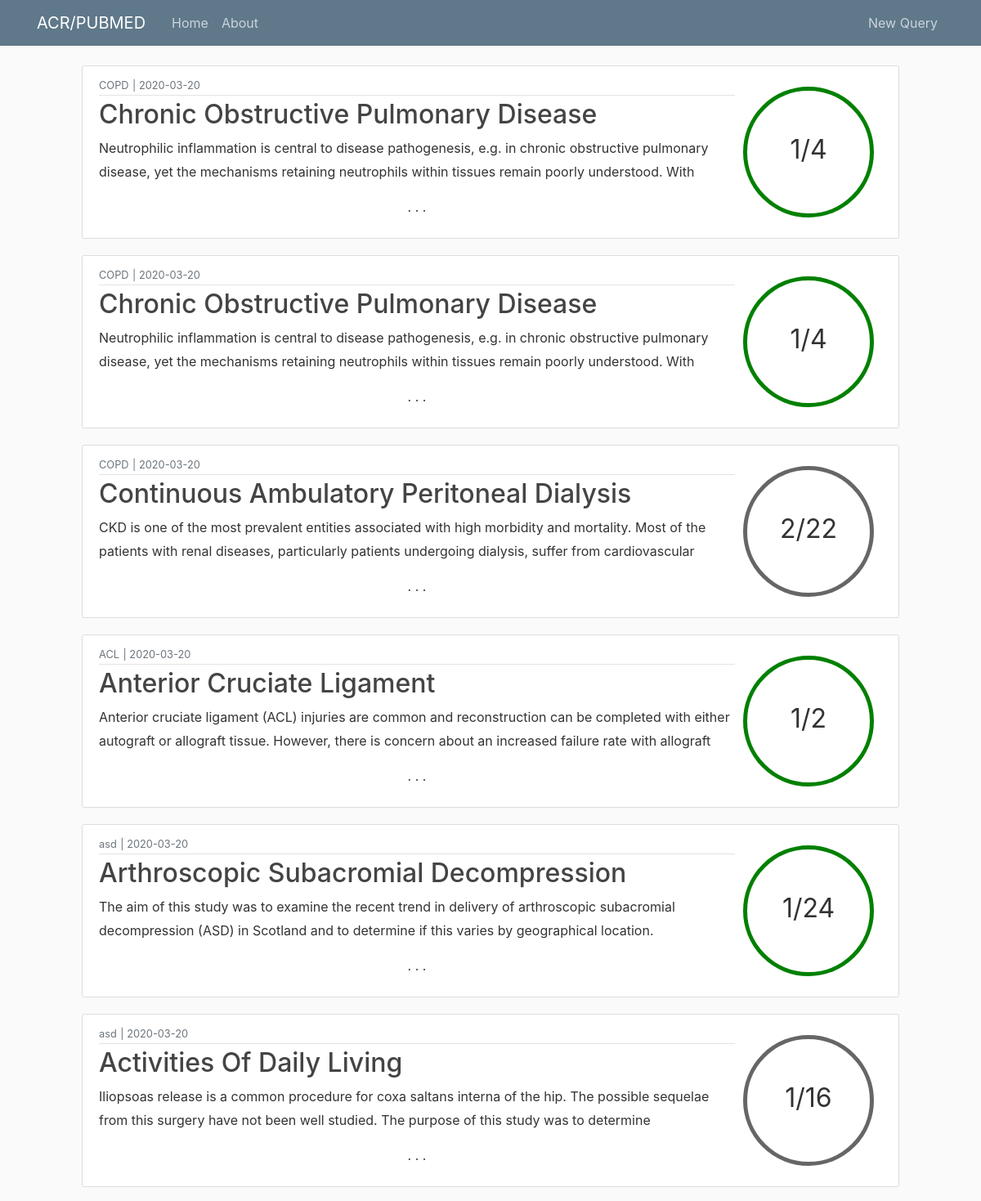
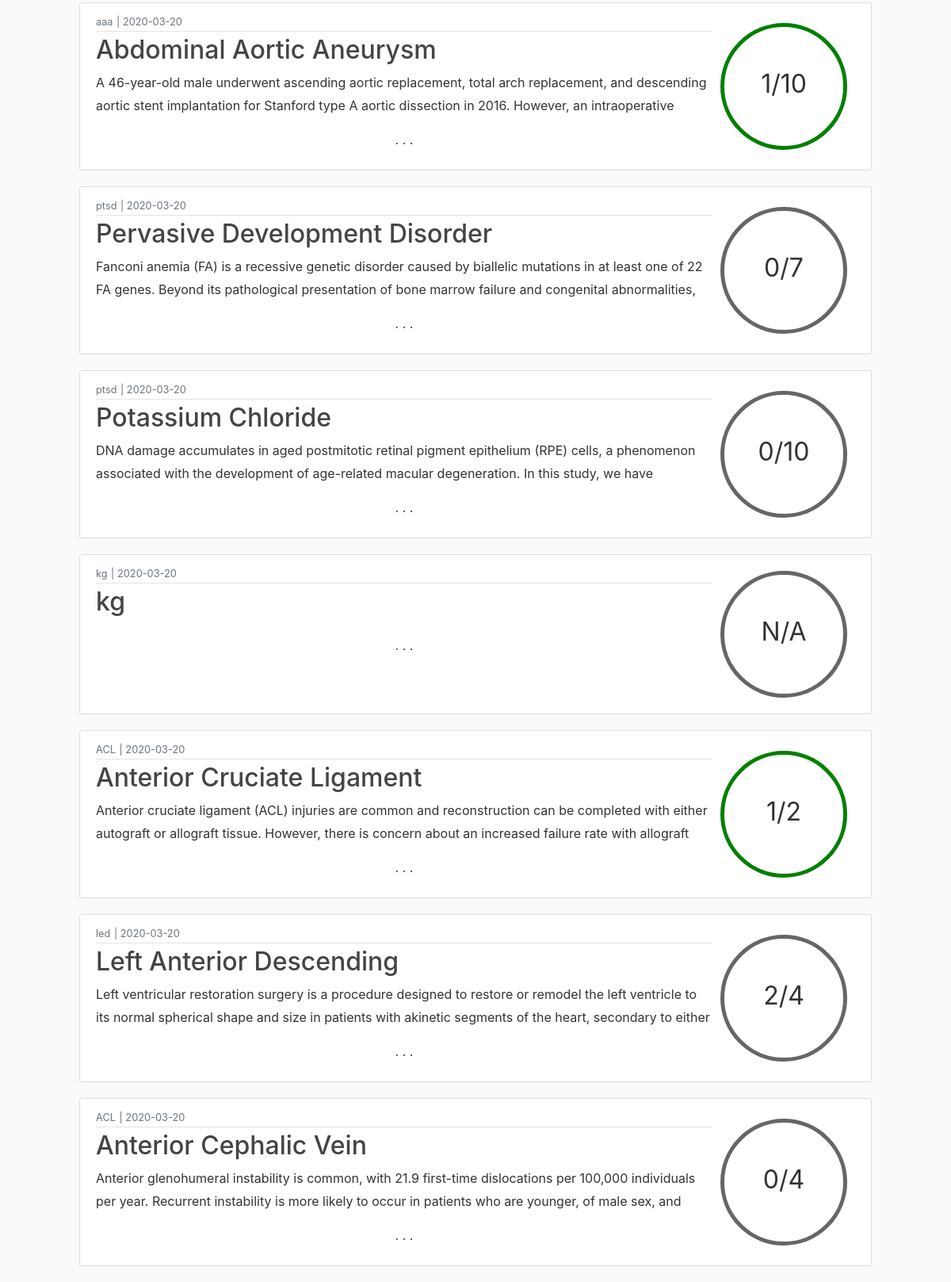
The page /home on the database its author committed (2 pictures, top to bottom).
### flaskblog/models.py (models this page shows, shortened)
class QueryT(db.Model):
    id = db.Column(db.Integer, primary_key=True)
    term = db.Column(db.String(100), nullable=False)
    origterm = db.Column(db.String(100), nullable=False)
    date_posted = db.Column(db.DateTime, nullable=False, default=datetime.utcnow)
    content = db.Column(db.Text, nullable=False)
    percentmatch = db.Column(db.String(3), nullable=False)
    origtermpresent = db.Column(db.Boolean, nullable=False)
    acrmatches = db.Column(db.Text)
    lfmatches = db.Column(db.Text)

### flaskblog/main/routes.py (the view)
@main.route("/")
@main.route("/home")
def home():
    db.create_all()
    queriest = QueryT.query.all()
    queriest = queriest[::-1]
    return render_template('home.html', queriest=queriest)

### flaskblog/templates/home.html (shortened to what this page needs)
{% extends "layout.html" %}
{% block content %}
    <main role="main" class="container col-md-10">
      <div class="row">
    {% for queryt in queriest %}
        <article class="media content-section col-md-12">
            <div class="media-body">
                <div class="article-metadata">
                    <small class="text-muted">{{ queryt.origterm }}</small>
                    <small class="text-muted"> | </small>
                    <small class="text-muted">{{ queryt.date_posted.strftime('%Y-%m-%d') }}</small>
                </div>
                <h2><a class="article-title" href="{{ url_for('queries.queryt', queryt_id=queryt.id) }}">{{ queryt.term }}</a></h2>
                <p class="article-home">{{ queryt.content }}</p>
                <p class="cont-dash">. . .</p>
            </div>
            {% if queryt.origtermpresent %}
                <div class = "align-self-center circleg"><p></p>{{  queryt.percentmatch }}</div>
            {% else %}
                <div class = "align-self-center circle"><p></p>{{  queryt.percentmatch }}</div>
            {% endif %}
        </article>
    {% endfor %}
      </div>
    </main>
{% endblock content %}

### flaskblog/static/main.css (style rules this page uses)
body { background: #fafafa; color: #333333; margin-top: 5rem; }
h1, h2, h3, h4, h5, h6 { color: #444444; }
.content-section { vertical-align: central; background: #ffffff; padding: 10px 20px; border: 1px solid #dddddd; border-radius: 3px; margin-bottom: 20px; }
.circle { width: 5em; height: 5em; line-height: 3.5em; border-radius: 50%; text-align: center; font-size: 32px; border: 5px solid #666; margin: 10px; }
.circleg { width: 5em; height: 5em; line-height: 3.5em; border-radius: 50%; text-align: center; font-size: 32px; border: 5px solid green; margin: 10px; }
.article-title { color: #444444; }
.article-home { white-space: pre-line; overflow: hidden; text-overflow: ellipsis; max-height: 3.6em; line-height: 1.8em; }
.cont-dash { text-align: center; }
.article-metadata { padding-bottom: 1px; margin-bottom: 4px; border-bottom: 1px solid #e3e3e3; }

### rows shown on the page
QueryT: origterm "COPD", date_posted "2020-03-20", term "Chronic Obstructive Pulmonary Disease", content "Neutrophilic inflammation is central to disease pathogenesis, e.g. in chronic obstructive pulmonary disease, yet the mechanisms retaining neutrophils within tissues remain poorly understood. With…", percentmatch "1/4"
QueryT: origterm "COPD", date_posted "2020-03-20", term "Chronic Obstructive Pulmonary Disease", content "Neutrophilic inflammation is central to disease pathogenesis, e.g. in chronic obstructive pulmonary disease, yet the mechanisms retaining neutrophils within tissues remain poorly understood. With…", percentmatch "1/4"
QueryT: origterm "COPD", date_posted "2020-03-20", term "Continuous Ambulatory Peritoneal Dialysis", content "CKD is one of the most prevalent entities associated with high morbidity and mortality. Most of the patients with renal diseases, particularly patients undergoing dialysis, suffer from cardiovascular…", percentmatch "2/22"
QueryT: origterm "ACL", date_posted "2020-03-20", term "Anterior Cruciate Ligament", content "Anterior cruciate ligament (ACL) injuries are common and reconstruction can be completed with either autograft or allograft tissue. However, there is concern about an increased failure rate with allograft…", percentmatch "1/2"
QueryT: origterm "asd", date_posted "2020-03-20", term "Arthroscopic Subacromial Decompression", content "The aim of this study was to examine the recent trend in delivery of arthroscopic subacromial decompression (ASD) in Scotland and to determine if this varies by geographical location.…", percentmatch "1/24"
QueryT: origterm "asd", date_posted "2020-03-20", term "Activities Of Daily Living", content "Iliopsoas release is a common procedure for coxa saltans interna of the hip. The possible sequelae from this surgery have not been well studied. The purpose of this study was to determine…", percentmatch "1/16"
QueryT: origterm "aaa", date_posted "2020-03-20", term "Abdominal Aortic Aneurysm", content "A 46-year-old male underwent ascending aortic replacement, total arch replacement, and descending aortic stent implantation for Stanford type A aortic dissection in 2016. However, an intraoperative…", percentmatch "1/10"
QueryT: origterm "ptsd", date_posted "2020-03-20", term "Pervasive Development Disorder", content "Fanconi anemia (FA) is a recessive genetic disorder caused by biallelic mutations in at least one of 22 FA genes. Beyond its pathological presentation of bone marrow failure and congenital abnormalities,…", percentmatch "0/7"
QueryT: origterm "ptsd", date_posted "2020-03-20", term "Potassium Chloride", content "DNA damage accumulates in aged postmitotic retinal pigment epithelium (RPE) cells, a phenomenon associated with the development of age-related macular degeneration. In this study, we have…", percentmatch "0/10"
QueryT: origterm "kg", date_posted "2020-03-20", term "kg", percentmatch "N/A"
QueryT: origterm "ACL", date_posted "2020-03-20", term "Anterior Cruciate Ligament", content "Anterior cruciate ligament (ACL) injuries are common and reconstruction can be completed with either autograft or allograft tissue. However, there is concern about an increased failure rate with allograft…", percentmatch "1/2"
QueryT: origterm "led", date_posted "2020-03-20", term "Left Anterior Descending", content "Left ventricular restoration surgery is a procedure designed to restore or remodel the left ventricle to its normal spherical shape and size in patients with akinetic segments of the heart, secondary to either…", percentmatch "2/4"
QueryT: origterm "ACL", date_posted "2020-03-20", term "Anterior Cephalic Vein", content "Anterior glenohumeral instability is common, with 21.9 first-time dislocations per 100,000 individuals per year. Recurrent instability is more likely to occur in patients who are younger, of male sex, and…", percentmatch "0/4"
